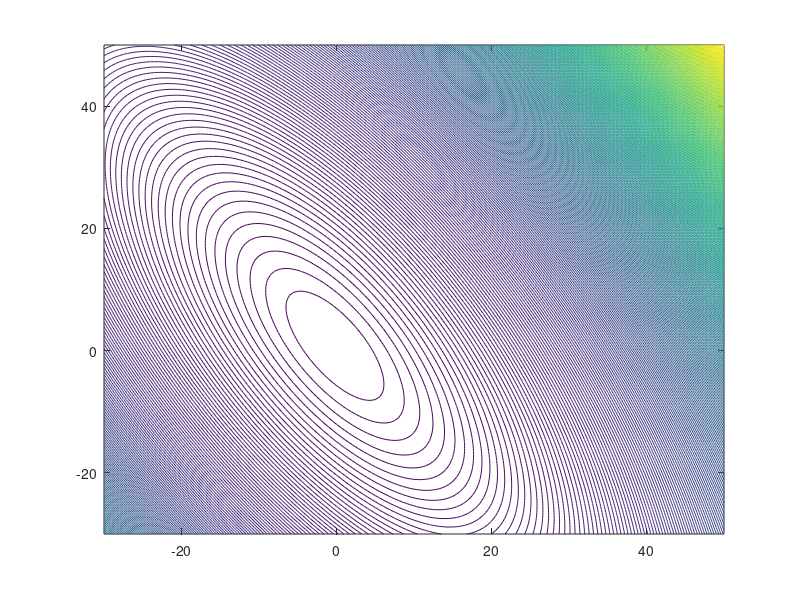

This chart was generated by the following MATLAB code: (Note: this script raises an error after producing the figure.)
clc; 
clear all
close all
vis=false;

%setting vectors to search 
X0 = [-8, -8]; % d.x must be pos
n_trials = 1000;
dy_max = 5;
dy_min = -5;
dy_step = (dy_max - dy_min)/n_trials;

%settings for each optim config
xmin = 0;
xmax = 15;
max_iter = 10; % num of trials
epsilon = 0.01;


%display 2D contour graph
figure(1)
X = [-30:0.5:50];
Y = [-30:0.5:50];
[X1, Y1] = meshgrid(X, Y);
Z = (3*X1+2*Y1-1).^2+(X1-Y1+1).^2;
contour(X1, Y1, Z,'LevelStep',200);

fnmin(Z)
stop
    
history = [];
minf = 100;
for i=1:n_trials
    %d = [1, 0.5];
    d = [1, dy_min+dy_step*i]
    
    answer = dichotonomous_multi(X0, d, xmin, xmax, max_iter, epsilon, false);
    Xmax = [X0(1)+d(1)*xmax, X0(2)+d(2)*xmax];
    result = struct('answer', answer, 'X0', X0, 'Xmax', Xmax, 'd', d);
    history = cat(1, history, result);
    localmin = objective(answer);
    if minf > localmin
        minf = localmin;
    end
    %plot(answer(1), answer(2), 'g+')
    %text(answer(1), answer(2),'\leftarrow minimum')
    %plot(X0(1), X0(2),'m*')
    %text(X0(1), X0(2),'\leftarrow X0')
    %text(Xmax(1), Xmax(2),'\leftarrow Xmax')
    hold on;
end %end of for loop

disp(['local min f = ' + string(minf)])

colorbar;
visualize_history(history,n_trials);

    

%*****************************************************************************************
%All implementation comes to Yuki Saito (M1 JEMARO). 2021/5/1
%IF any, please contact below
%Yuki Saito
%TEL : (+81)80-2161-0882
%MAIL: yusa19971015@keio.jp
%website: http://www.hvrl.ics.keio.ac.jp/saito_y/site/
%ADDRESS: 5-29-4 Ima-ju hiyoshi #104, Hiyoshi, Yokohama, Yokohama city, 
%                        Kohoku Ward, Kanagawa Prefecture, 223-0061, Japan
%Keio University , School of Science for Open and Environment Systems,
%the department of information and computer science 
%****************************************************************************************
    
